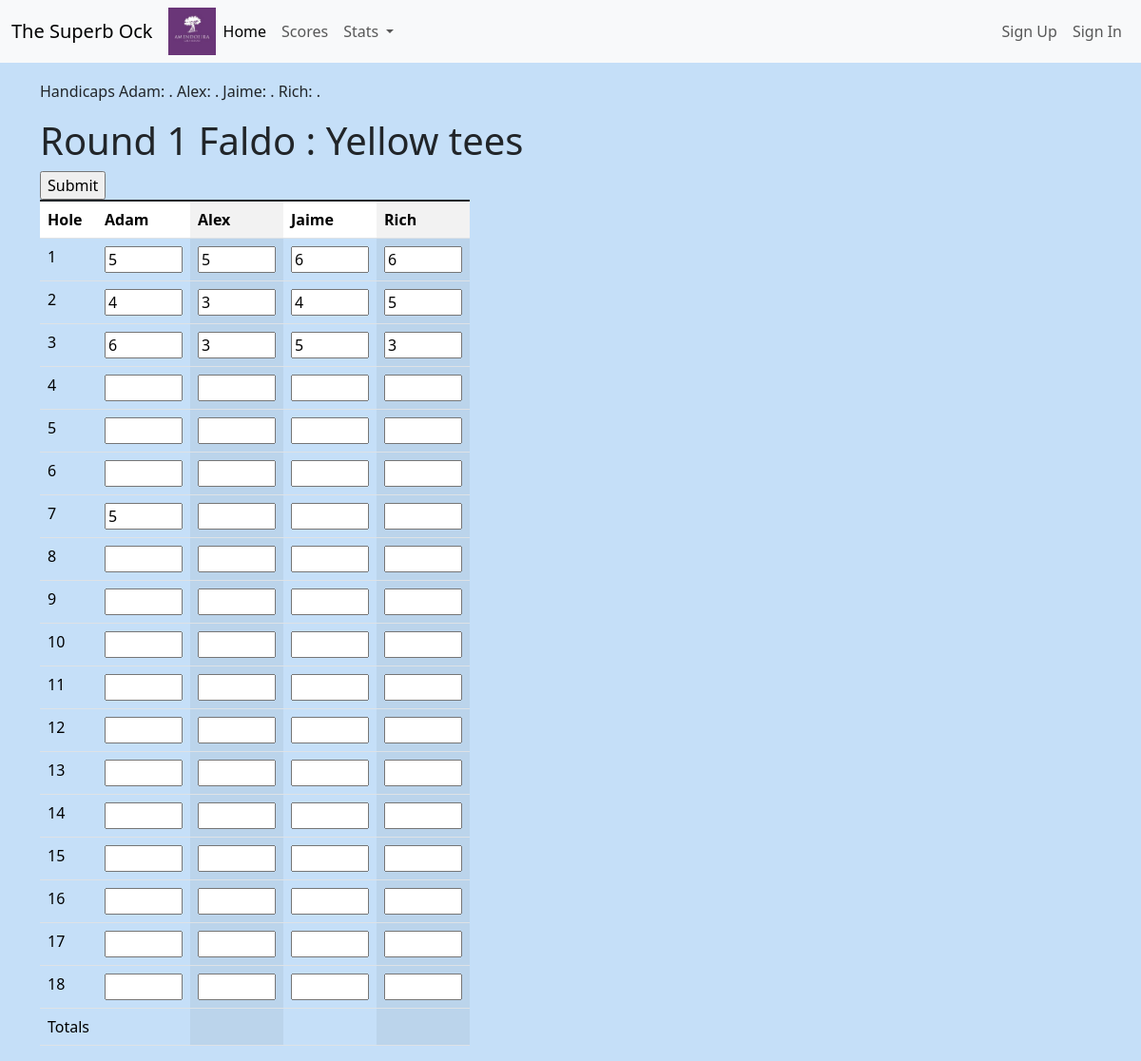
The page /scoring/1/ on the database as committed earlier.
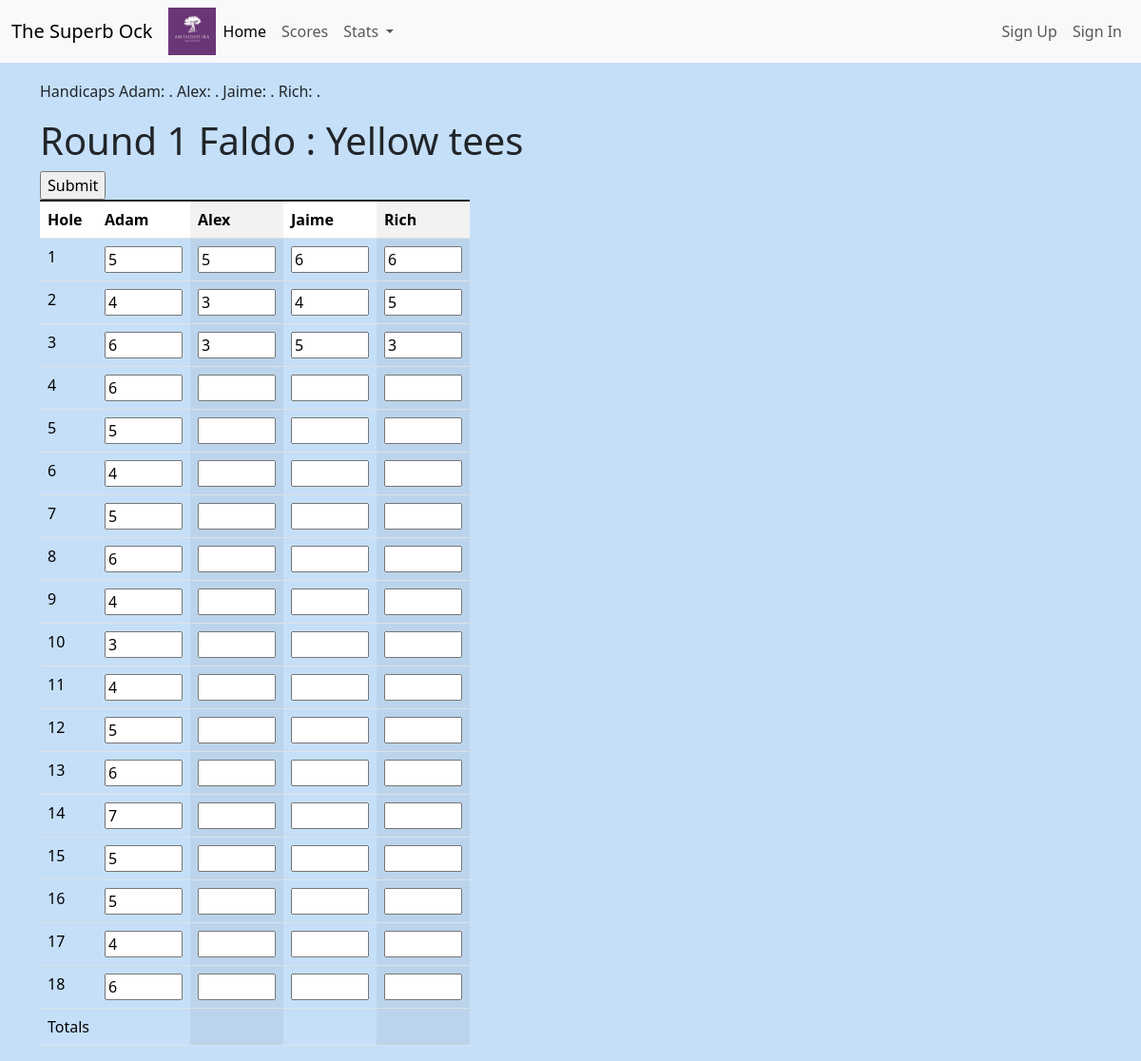
The same page on the database as committed later.
### courses/models.py (models this page shows, shortened)
class Scoring(models.Model):
    round_number = models.ForeignKey(Round,on_delete=models.CASCADE)
    hole = models.ForeignKey(Hole,on_delete=models.CASCADE)
    adam = models.IntegerField(null=True,blank=True)
    alex = models.IntegerField(null=True,blank=True)
    jaime = models.IntegerField(null=True,blank=True)
    rich = models.IntegerField(null=True,blank=True)
    adam_stable = models.IntegerField(null=True,blank=True)
    alex_stable = models.IntegerField(null=True,blank=True)
    jaime_stable = models.IntegerField(null=True,blank=True)
    rich_stable = models.IntegerField(null=True,blank=True)
    adam_to_par = models.IntegerField(null=True,blank=True)
    alex_to_par = models.IntegerField(null=True,blank=True)
    jaime_to_par = models.IntegerField(null=True,blank=True)
    rich_to_par = models.IntegerField(null=True,blank=True)
    sandies = models.CharField(max_length=10,default='')

class Hole(models.Model):
    course = models.CharField(max_length=10)
    tees = models.CharField(max_length=7)
    hole = models.IntegerField(default=1)
    yards = models.IntegerField(default=200)
    par = models.IntegerField(default=4)
    stroke_index = models.IntegerField(default=1)
    slope_rating = models.IntegerField(default=113)

### courses/views.py (the view)
# urls.py: path('scoring/<int:round_number>/', views.scoringview,name='scoringview'),
def scoringview(request, round_number):
    round = Round.objects.all()[round_number-1]
    data = Scoring.objects.filter(round_number=round)
    return render(request, 'courses/scoringview.html', {'card': data, 'round': round })

### courses/models.py (called while the page is built)
    def __str__(self) -> str:
        return 'Round ' + str(self.round_number) + ' ' + str(self.course) + ' : ' + str(self.tees) + ' tees'

### courses/templates/courses/scoringview.html (shortened to what this page needs)
{% extends 'courses/base.html' %}
{% block content%}
<div class="container">
  <p>Handicaps Adam: {{handicap.adam_handicap}}.
    Alex: {{handicap.alex_handicap}}.
    Jaime: {{handicap.jaime_handicap}}.
    Rich: {{handicap.rich_handicap}}. </p>
  {% load static %}
  <h1>{{round}}</h1>
  <div class="row">
    <div class="col-5">
      <form action="{% url 'edit_score' %}" method="POST">{% csrf_token %}
      <td><input type="submit" value="Submit"></td>
<table class="table table-hover table-group-divider table-striped-columns table-responsive">
  <thead>
  <tr>
      <th>Hole</th>
      <th>Adam</th>
      <th>Alex</th>
      <th>Jaime</th>
      <th>Rich</th>
    </tr>
  </thead>
  <tbody>
    {% for hole in card %}
    <tr>
      <td>{{ hole.hole.hole }}</td>
      <td><input type="text" name="adam" inputmode="numeric" pattern="[0-9]*" id="" size="3" value="{% if hole.adam %}{{hole.adam}}{% endif %}" min=1 oninput="this.value = Math.abs(this.value)"></td>
      <td><input type="text" name="alex" inputmode="numeric" pattern="[0-9]*" id="" size="3" value="{% if hole.alex %}{{hole.alex}}{% endif %}" min="1"></td>
      <td><input type="text" name="jaime" inputmode="numeric" pattern="[0-9]*" id="" size="3" value="{% if hole.jaime %}{{hole.jaime}}{% endif %}" min="1"></td>
      <td><input type="text" name="rich" inputmode="numeric" pattern="[0-9]*" id="" size="3" value="{% if hole.rich %}{{hole.rich}}{% endif %}" min="1"></td>
   </tr>
   {% endfor %}
   <tr>
    <td>Totals</td>
    <td>{{total.adam.total}}</td>
    <td>{{total.alex.total}}</td>
    <td>{{total.jaime.total}}</td>
    <td>{{total.rich.total}}</td>
   </tr>
  </tbody>
  </form>
  </div>
  </div>
</div>
{% endblock %}

Rows that differ between the two databases and show on the page:
changed Scoring (number 4 of 18 on the later page): adam (not shown) → "6"
changed Scoring (number 5 of 18 on the later page): adam (not shown) → "5"
changed Scoring (number 6 of 18 on the later page): adam (not shown) → "4"
changed Scoring (number 8 of 18 on the later page): adam (not shown) → "6"
changed Scoring (number 9 of 18 on the later page): adam (not shown) → "4"
changed Scoring (number 10 of 18 on the later page): adam (not shown) → "3"
changed Scoring (number 11 of 18 on the later page): adam (not shown) → "4"
changed Scoring (number 12 of 18 on the later page): adam (not shown) → "5"
changed Scoring (number 13 of 18 on the later page): adam (not shown) → "6"
changed Scoring (number 14 of 18 on the later page): adam (not shown) → "7"
changed Scoring (number 15 of 18 on the later page): adam (not shown) → "5"
changed Scoring (number 16 of 18 on the later page): adam (not shown) → "5"
changed Scoring (number 17 of 18 on the later page): adam (not shown) → "4"
changed Scoring (number 18 of 18 on the later page): adam (not shown) → "6"
